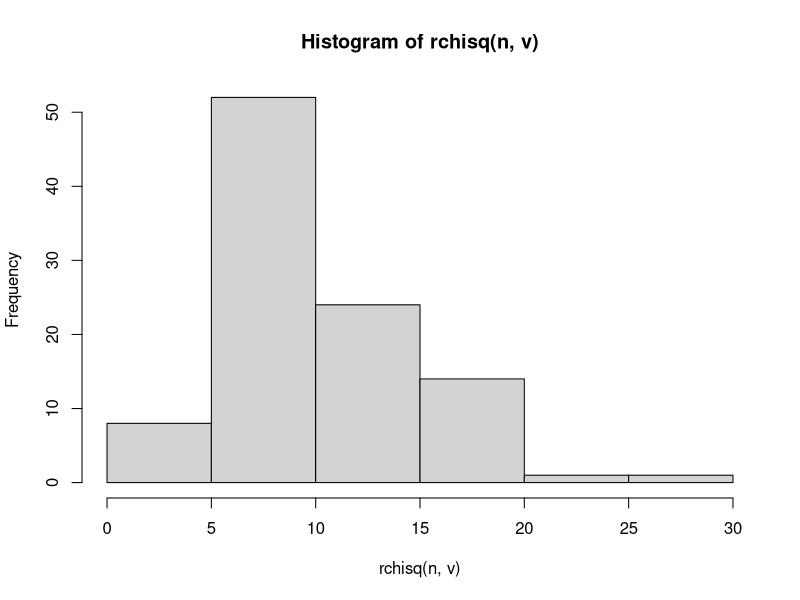

R code for this plot:
#soal nomor 4
x = 2
v = 10

#4.a
dchisq(x, 10)

#4.b
n = 100
v = 10
hist(rchisq(n, v))

#4.c
mean = v
varian = 2 * v
mean
varian
